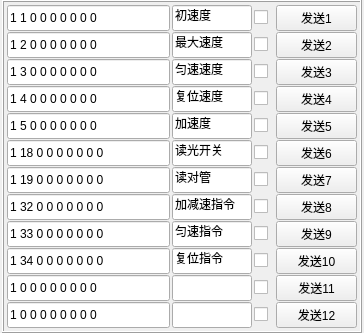
        <widget class="QWidget" name="tab">
         <attribute name="title">
          <string>自由发送区</string>
         </attribute>
         <layout class="QGridLayout" name="gridLayout_26">
          <property name="leftMargin">
           <number>2</number>
          </property>
          <property name="topMargin">
           <number>0</number>
          </property>
          <property name="rightMargin">
           <number>2</number>
          </property>
          <property name="bottomMargin">
           <number>0</number>
          </property>
          <property name="spacing">
           <number>0</number>
          </property>
          <item row="0" column="0">
           <widget class="QFrame" name="comSentFrame_2">
            <property name="minimumSize">
             <size>
              <width>360</width>
              <height>0</height>
             </size>
            </property>
            <property name="maximumSize">
             <size>
              <width>430</width>
              <height>16777215</height>
             </size>
            </property>
            <property name="layoutDirection">
             <enum>Qt::LeftToRight</enum>
            </property>
            <property name="frameShape">
             <enum>QFrame::Box</enum>
            </property>
            <property name="frameShadow">
             <enum>QFrame::Raised</enum>
            </property>
            <layout class="QGridLayout" name="gridLayout_8">
             <property name="leftMargin">
              <number>3</number>
             </property>
             <property name="topMargin">
              <number>3</number>
             </property>
             <property name="rightMargin">
              <number>3</number>
             </property>
             <property name="bottomMargin">
              <number>3</number>
             </property>
             <property name="horizontalSpacing">
              <number>2</number>
             </property>
             <property name="verticalSpacing">
              <number>1</number>
             </property>
             <item row="4" column="0" colspan="2">
              <widget class="QLineEdit" name="lineEdit_auto_4">
               <property name="sizePolicy">
                <sizepolicy hsizetype="Expanding" vsizetype="Expanding">
                 <horstretch>0</horstretch>
                 <verstretch>0</verstretch>
                </sizepolicy>
               </property>
               <property name="text">
                <string>1 4 0 0 0 0 0 0 0</string>
               </property>
              </widget>
             </item>
             <item row="6" column="4">
              <widget class="QPushButton" name="pushButton_send_6">
               <property name="sizePolicy">
                <sizepolicy hsizetype="Preferred" vsizetype="Expanding">
                 <horstretch>0</horstretch>
                 <verstretch>0</verstretch>
                </sizepolicy>
               </property>
               <property name="focusPolicy">
                <enum>Qt::NoFocus</enum>
               </property>
               <property name="text">
                <string>发送6</string>
               </property>
              </widget>
             </item>
             <item row="1" column="2">
              <widget class="QLineEdit" name="lineEdit">
               <property name="sizePolicy">
                <sizepolicy hsizetype="Preferred" vsizetype="Expanding">
                 <horstretch>0</horstretch>
                 <verstretch>0</verstretch>
                </sizepolicy>
               </property>
               <property name="maximumSize">
                <size>
                 <width>80</width>
                 <height>16777215</height>
                </size>
               </property>
               <property name="text">
                <string>初速度</string>
               </property>
              </widget>
             </item>
             <item row="2" column="2">
              <widget class="QLineEdit" name="lineEdit_2">
               <property name="sizePolicy">
                <sizepolicy hsizetype="Fixed" vsizetype="Expanding">
                 <horstretch>0</horstretch>
                 <verstretch>0</verstretch>
                </sizepolicy>
               </property>
               <property name="maximumSize">
                <size>
                 <width>80</width>
                 <height>16777215</height>
                </size>
               </property>
               <property name="text">
                <string>最大速度</string>
               </property>
              </widget>
             </item>
             <item row="3" column="2">
              <widget class="QLineEdit" name="lineEdit_3">
               <property name="sizePolicy">
                <sizepolicy hsizetype="Fixed" vsizetype="Expanding">
                 <horstretch>0</horstretch>
                 <verstretch>0</verstretch>
                </sizepolicy>
               </property>
               <property name="maximumSize">
                <size>
                 <width>80</width>
                 <height>16777215</height>
                </size>
               </property>
               <property name="text">
                <string>匀速速度</string>
               </property>
              </widget>
             </item>
             <item row="4" column="2">
              <widget class="QLineEdit" name="lineEdit_4">
               <property name="sizePolicy">
                <sizepolicy hsizetype="Fixed" vsizetype="Expanding">
                 <horstretch>0</horstretch>
                 <verstretch>0</verstretch>
                </sizepolicy>
               </property>
               <property name="maximumSize">
                <size>
                 <width>80</width>
                 <height>16777215</height>
                </size>
               </property>
               <property name="text">
                <string>复位速度</string>
               </property>
              </widget>
             </item>
             <item row="5" column="2">
              <widget class="QLineEdit" name="lineEdit_5">
               <property name="sizePolicy">
                <sizepolicy hsizetype="Fixed" vsizetype="Expanding">
                 <horstretch>0</horstretch>
                 <verstretch>0</verstretch>
                </sizepolicy>
               </property>
               <property name="maximumSize">
                <size>
                 <width>80</width>
                 <height>16777215</height>
                </size>
               </property>
               <property name="text">
                <string>加速度</string>
               </property>
              </widget>
             </item>
             <item row="6" column="2">
              <widget class="QLineEdit" name="lineEdit_6">
               <property name="sizePolicy">
                <sizepolicy hsizetype="Fixed" vsizetype="Expanding">
                 <horstretch>0</horstretch>
                 <verstretch>0</verstretch>
                </sizepolicy>
               </property>
               <property name="maximumSize">
                <size>
                 <width>80</width>
                 <height>16777215</height>
                </size>
               </property>
               <property name="text">
                <string>读光开关</string>
               </property>
              </widget>
             </item>
             <item row="6" column="0" colspan="2">
              <widget class="QLineEdit" name="lineEdit_auto_6">
               <property name="sizePolicy">
                <sizepolicy hsizetype="Expanding" vsizetype="Expanding">
                 <horstretch>0</horstretch>
                 <verstretch>0</verstretch>
                </sizepolicy>
               </property>
               <property name="text">
                <string>1 18 0 0 0 0 0 0 0</string>
               </property>
              </widget>
             </item>
             <item row="8" column="0" colspan="2">
              <widget class="QLineEdit" name="lineEdit_auto_8">
               <property name="sizePolicy">
                <sizepolicy hsizetype="Expanding" vsizetype="Expanding">
                 <horstretch>0</horstretch>
                 <verstretch>0</verstretch>
                </sizepolicy>
               </property>
               <property name="text">
                <string>1 32 0 0 0 0 0 0 0</string>
               </property>
              </widget>
             </item>
             <item row="4" column="4">
              <widget class="QPushButton" name="pushButton_send_4">
               <property name="sizePolicy">
                <sizepolicy hsizetype="Preferred" vsizetype="Expanding">
                 <horstretch>0</horstretch>
                 <verstretch>0</verstretch>
                </sizepolicy>
               </property>
               <property name="focusPolicy">
                <enum>Qt::NoFocus</enum>
               </property>
               <property name="text">
                <string>发送4</string>
               </property>
              </widget>
             </item>
             <item row="7" column="0" colspan="2">
              <widget class="QLineEdit" name="lineEdit_auto_7">
               <property name="sizePolicy">
                <sizepolicy hsizetype="Expanding" vsizetype="Expanding">
                 <horstretch>0</horstretch>
                 <verstretch>0</verstretch>
                </sizepolicy>
               </property>
               <property name="text">
                <string>1 19 0 0 0 0 0 0 0</string>
               </property>
              </widget>
             </item>
             <item row="7" column="4">
              <widget class="QPushButton" name="pushButton_send_7">
               <property name="sizePolicy">
                <sizepolicy hsizetype="Preferred" vsizetype="Expanding">
                 <horstretch>0</horstretch>
                 <verstretch>0</verstretch>
                </sizepolicy>
               </property>
               <property name="focusPolicy">
                <enum>Qt::NoFocus</enum>
               </property>
               <property name="text">
                <string>发送7</string>
               </property>
              </widget>
             </item>
             <item row="5" column="0" colspan="2">
              <widget class="QLineEdit" name="lineEdit_auto_5">
               <property name="sizePolicy">
                <sizepolicy hsizetype="Expanding" vsizetype="Expanding">
                 <horstretch>0</horstretch>
                 <verstretch>0</verstretch>
                </sizepolicy>
               </property>
               <property name="text">
                <string>1 5 0 0 0 0 0 0 0</string>
               </property>
              </widget>
             </item>
             <item row="5" column="4">
              <widget class="QPushButton" name="pushButton_send_5">
               <property name="sizePolicy">
                <sizepolicy hsizetype="Preferred" vsizetype="Expanding">
                 <horstretch>0</horstretch>
                 <verstretch>0</verstretch>
                </sizepolicy>
               </property>
               <property name="focusPolicy">
                <enum>Qt::NoFocus</enum>
               </property>
               <property name="text">
                <string>发送5</string>
               </property>
              </widget>
             </item>
             <item row="2" column="0" colspan="2">
              <widget class="QLineEdit" name="lineEdit_auto_2">
               <property name="sizePolicy">
                <sizepolicy hsizetype="Expanding" vsizetype="Expanding">
                 <horstretch>0</horstretch>
                 <verstretch>0</verstretch>
                </sizepolicy>
               </property>
               <property name="text">
                <string>1 2 0 0 0 0 0 0 0</string>
               </property>
              </widget>
             </item>
             <item row="2" column="4">
              <widget class="QPushButton" name="pushButton_send_2">
               <property name="sizePolicy">
                <sizepolicy hsizetype="Preferred" vsizetype="Expanding">
                 <horstretch>0</horstretch>
                 <verstretch>0</verstretch>
                </sizepolicy>
               </property>
               <property name="focusPolicy">
                <enum>Qt::NoFocus</enum>
               </property>
               <property name="text">
                <string>发送2</string>
               </property>
              </widget>
             </item>
             <item row="1" column="4">
              <widget class="QPushButton" name="pushButton_send_1">
               <property name="sizePolicy">
                <sizepolicy hsizetype="Preferred" vsizetype="Expanding">
                 <horstretch>0</horstretch>
                 <verstretch>0</verstretch>
                </sizepolicy>
               </property>
               <property name="focusPolicy">
                <enum>Qt::NoFocus</enum>
               </property>
               <property name="text">
                <string>发送1</string>
               </property>
              </widget>
             </item>
             <item row="1" column="0" colspan="2">
              <widget class="QLineEdit" name="lineEdit_auto_1">
               <property name="sizePolicy">
                <sizepolicy hsizetype="Expanding" vsizetype="Expanding">
                 <horstretch>0</horstretch>
                 <verstretch>0</verstretch>
                </sizepolicy>
               </property>
               <property name="text">
                <string>1 1 0 0 0 0 0 0 0</string>
               </property>
              </widget>
             </item>
             <item row="8" column="4">
              <widget class="QPushButton" name="pushButton_send_8">
               <property name="sizePolicy">
                <sizepolicy hsizetype="Preferred" vsizetype="Expanding">
                 <horstretch>0</horstretch>
                 <verstretch>0</verstretch>
                </sizepolicy>
               </property>
               <property name="focusPolicy">
                <enum>Qt::NoFocus</enum>
               </property>
               <property name="text">
                <string>发送8</string>
               </property>
              </widget>
             </item>
             <item row="3" column="0" colspan="2">
              <widget class="QLineEdit" name="lineEdit_auto_3">
               <property name="sizePolicy">
                <sizepolicy hsizetype="Expanding" vsizetype="Expanding">
                 <horstretch>0</horstretch>
                 <verstretch>0</verstretch>
                </sizepolicy>
               </property>
               <property name="text">
                <string>1 3 0 0 0 0 0 0 0</string>
               </property>
              </widget>
             </item>
             <item row="11" column="4">
              <widget class="QPushButton" name="pushButton_send_11">
               <property name="sizePolicy">
                <sizepolicy hsizetype="Preferred" vsizetype="Expanding">
                 <horstretch>0</horstretch>
                 <verstretch>0</verstretch>
                </sizepolicy>
               </property>
               <property name="focusPolicy">
                <enum>Qt::NoFocus</enum>
               </property>
               <property name="text">
                <string>发送11</string>
               </property>
              </widget>
             </item>
             <item row="12" column="0" colspan="2">
              <widget class="QLineEdit" name="lineEdit_auto_12">
               <property name="sizePolicy">
                <sizepolicy hsizetype="Expanding" vsizetype="Expanding">
                 <horstretch>0</horstretch>
                 <verstretch>0</verstretch>
                </sizepolicy>
               </property>
               <property name="text">
                <string>1 0 0 0 0 0 0 0 0</string>
               </property>
              </widget>
             </item>
             <item row="11" column="0" colspan="2">
              <widget class="QLineEdit" name="lineEdit_auto_11">
               <property name="sizePolicy">
                <sizepolicy hsizetype="Expanding" vsizetype="Expanding">
                 <horstretch>0</horstretch>
                 <verstretch>0</verstretch>
                </sizepolicy>
               </property>
               <property name="text">
                <string>1 0 0 0 0 0 0 0 0</string>
               </property>
              </widget>
             </item>
             <item row="10" column="4">
              <widget class="QPushButton" name="pushButton_send_10">
               <property name="sizePolicy">
                <sizepolicy hsizetype="Preferred" vsizetype="Expanding">
                 <horstretch>0</horstretch>
                 <verstretch>0</verstretch>
                </sizepolicy>
               </property>
               <property name="focusPolicy">
                <enum>Qt::NoFocus</enum>
               </property>
               <property name="text">
                <string>发送10</string>
               </property>
              </widget>
             </item>
             <item row="12" column="4">
              <widget class="QPushButton" name="pushButton_send_12">
               <property name="sizePolicy">
                <sizepolicy hsizetype="Preferred" vsizetype="Expanding">
                 <horstretch>0</horstretch>
                 <verstretch>0</verstretch>
                </sizepolicy>
               </property>
               <property name="focusPolicy">
                <enum>Qt::NoFocus</enum>
               </property>
               <property name="text">
                <string>发送12</string>
               </property>
              </widget>
             </item>
             <item row="7" column="3">
              <widget class="QCheckBox" name="checkBox_auto_7">
               <property name="maximumSize">
                <size>
                 <width>20</width>
                 <height>16777215</height>
                </size>
               </property>
               <property name="text">
                <string/>
               </property>
              </widget>
             </item>
             <item row="12" column="2">
              <widget class="QLineEdit" name="lineEdit_12">
               <property name="sizePolicy">
                <sizepolicy hsizetype="Fixed" vsizetype="Expanding">
                 <horstretch>0</horstretch>
                 <verstretch>0</verstretch>
                </sizepolicy>
               </property>
               <property name="maximumSize">
                <size>
                 <width>80</width>
                 <height>16777215</height>
                </size>
               </property>
              </widget>
             </item>
             <item row="3" column="4">
              <widget class="QPushButton" name="pushButton_send_3">
               <property name="sizePolicy">
                <sizepolicy hsizetype="Preferred" vsizetype="Expanding">
                 <horstretch>0</horstretch>
                 <verstretch>0</verstretch>
                </sizepolicy>
               </property>
               <property name="focusPolicy">
                <enum>Qt::NoFocus</enum>
               </property>
               <property name="text">
                <string>发送3</string>
               </property>
              </widget>
             </item>
             <item row="9" column="0" colspan="2">
              <widget class="QLineEdit" name="lineEdit_auto_9">
               <property name="sizePolicy">
                <sizepolicy hsizetype="Expanding" vsizetype="Expanding">
                 <horstretch>0</horstretch>
                 <verstretch>0</verstretch>
                </sizepolicy>
               </property>
               <property name="text">
                <string>1 33 0 0 0 0 0 0 0</string>
               </property>
              </widget>
             </item>
             <item row="10" column="0" colspan="2">
              <widget class="QLineEdit" name="lineEdit_auto_10">
               <property name="sizePolicy">
                <sizepolicy hsizetype="Expanding" vsizetype="Expanding">
                 <horstretch>0</horstretch>
                 <verstretch>0</verstretch>
                </sizepolicy>
               </property>
               <property name="text">
                <string>1 34 0 0 0 0 0 0 0</string>
               </property>
              </widget>
             </item>
             <item row="9" column="4">
              <widget class="QPushButton" name="pushButton_send_9">
               <property name="sizePolicy">
                <sizepolicy hsizetype="Preferred" vsizetype="Expanding">
                 <horstretch>0</horstretch>
                 <verstretch>0</verstretch>
                </sizepolicy>
               </property>
               <property name="focusPolicy">
                <enum>Qt::NoFocus</enum>
               </property>
               <property name="text">
                <string>发送9</string>
               </property>
              </widget>
             </item>
             <item row="9" column="2">
              <widget class="QLineEdit" name="lineEdit_9">
               <property name="sizePolicy">
                <sizepolicy hsizetype="Fixed" vsizetype="Expanding">
                 <horstretch>0</horstretch>
                 <verstretch>0</verstretch>
                </sizepolicy>
               </property>
               <property name="maximumSize">
                <size>
                 <width>80</width>
                 <height>16777215</height>
                </size>
               </property>
               <property name="text">
                <string>匀速指令</string>
               </property>
              </widget>
             </item>
             <item row="10" column="2">
              <widget class="QLineEdit" name="lineEdit_10">
               <property name="sizePolicy">
                <sizepolicy hsizetype="Fixed" vsizetype="Expanding">
                 <horstretch>0</horstretch>
                 <verstretch>0</verstretch>
                </sizepolicy>
               </property>
               <property name="maximumSize">
                <size>
                 <width>80</width>
                 <height>16777215</height>
                </size>
               </property>
               <property name="text">
                <string>复位指令</string>
               </property>
              </widget>
             </item>
             <item row="11" column="2">
              <widget class="QLineEdit" name="lineEdit_11">
               <property name="sizePolicy">
                <sizepolicy hsizetype="Fixed" vsizetype="Expanding">
                 <horstretch>0</horstretch>
                 <verstretch>0</verstretch>
                </sizepolicy>
               </property>
               <property name="maximumSize">
                <size>
                 <width>80</width>
                 <height>16777215</height>
                </size>
               </property>
              </widget>
             </item>
             <item row="7" column="2">
              <widget class="QLineEdit" name="lineEdit_7">
               <property name="sizePolicy">
                <sizepolicy hsizetype="Fixed" vsizetype="Expanding">
                 <horstretch>0</horstretch>
                 <verstretch>0</verstretch>
                </sizepolicy>
               </property>
               <property name="maximumSize">
                <size>
                 <width>80</width>
                 <height>16777215</height>
                </size>
               </property>
               <property name="text">
                <string>读对管</string>
               </property>
              </widget>
             </item>
             <item row="8" column="2">
              <widget class="QLineEdit" name="lineEdit_8">
               <property name="sizePolicy">
                <sizepolicy hsizetype="Fixed" vsizetype="Expanding">
                 <horstretch>0</horstretch>
                 <verstretch>0</verstretch>
                </sizepolicy>
               </property>
               <property name="maximumSize">
                <size>
                 <width>80</width>
                 <height>16777215</height>
                </size>
               </property>
               <property name="text">
                <string>加减速指令</string>
               </property>
              </widget>
             </item>
             <item row="12" column="3">
              <widget class="QCheckBox" name="checkBox_auto_12">
               <property name="maximumSize">
                <size>
                 <width>20</width>
                 <height>16777215</height>
                </size>
               </property>
               <property name="text">
                <string/>
               </property>
              </widget>
             </item>
             <item row="11" column="3">
              <widget class="QCheckBox" name="checkBox_auto_11">
               <property name="maximumSize">
                <size>
                 <width>20</width>
                 <height>16777215</height>
                </size>
               </property>
               <property name="text">
                <string/>
               </property>
              </widget>
             </item>
             <item row="10" column="3">
              <widget class="QCheckBox" name="checkBox_auto_10">
               <property name="maximumSize">
                <size>
                 <width>20</width>
                 <height>16777215</height>
                </size>
               </property>
               <property name="text">
                <string/>
               </property>
              </widget>
             </item>
             <item row="9" column="3">
              <widget class="QCheckBox" name="checkBox_auto_9">
               <property name="maximumSize">
                <size>
                 <width>20</width>
                 <height>16777215</height>
                </size>
               </property>
               <property name="text">
                <string/>
               </property>
              </widget>
             </item>
             <item row="8" column="3">
              <widget class="QCheckBox" name="checkBox_auto_8">
               <property name="maximumSize">
                <size>
                 <width>20</width>
                 <height>16777215</height>
                </size>
               </property>
               <property name="text">
                <string/>
               </property>
              </widget>
             </item>
             <item row="1" column="3">
              <widget class="QCheckBox" name="checkBox_auto_1">
               <property name="maximumSize">
                <size>
                 <width>20</width>
                 <height>16777215</height>
                </size>
               </property>
               <property name="text">
                <string/>
               </property>
              </widget>
             </item>
             <item row="2" column="3">
              <widget class="QCheckBox" name="checkBox_auto_2">
               <property name="maximumSize">
                <size>
                 <width>20</width>
                 <height>16777215</height>
                </size>
               </property>
               <property name="text">
                <string/>
               </property>
              </widget>
             </item>
             <item row="3" column="3">
              <widget class="QCheckBox" name="checkBox_auto_3">
               <property name="maximumSize">
                <size>
                 <width>20</width>
                 <height>16777215</height>
                </size>
               </property>
               <property name="text">
                <string/>
               </property>
              </widget>
             </item>
             <item row="4" column="3">
              <widget class="QCheckBox" name="checkBox_auto_4">
               <property name="maximumSize">
                <size>
                 <width>20</width>
                 <height>16777215</height>
                </size>
               </property>
               <property name="text">
                <string/>
               </property>
              </widget>
             </item>
             <item row="5" column="3">
              <widget class="QCheckBox" name="checkBox_auto_5">
               <property name="maximumSize">
                <size>
                 <width>20</width>
                 <height>16777215</height>
                </size>
               </property>
               <property name="text">
                <string/>
               </property>
              </widget>
             </item>
             <item row="6" column="3">
              <widget class="QCheckBox" name="checkBox_auto_6">
               <property name="maximumSize">
                <size>
                 <width>20</width>
                 <height>16777215</height>
                </size>
               </property>
               <property name="text">
                <string/>
               </property>
              </widget>
             </item>
            </layout>
           </widget>
          </item>
         </layout>
        </widget>
